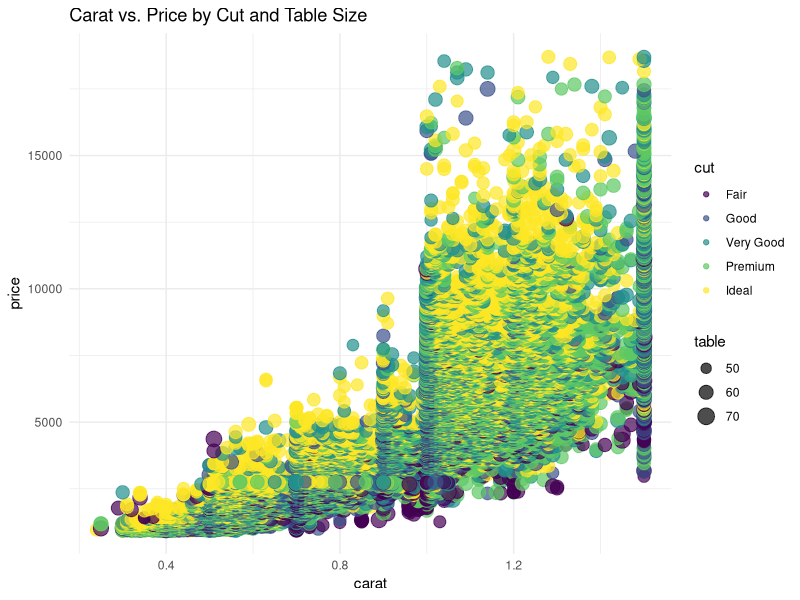
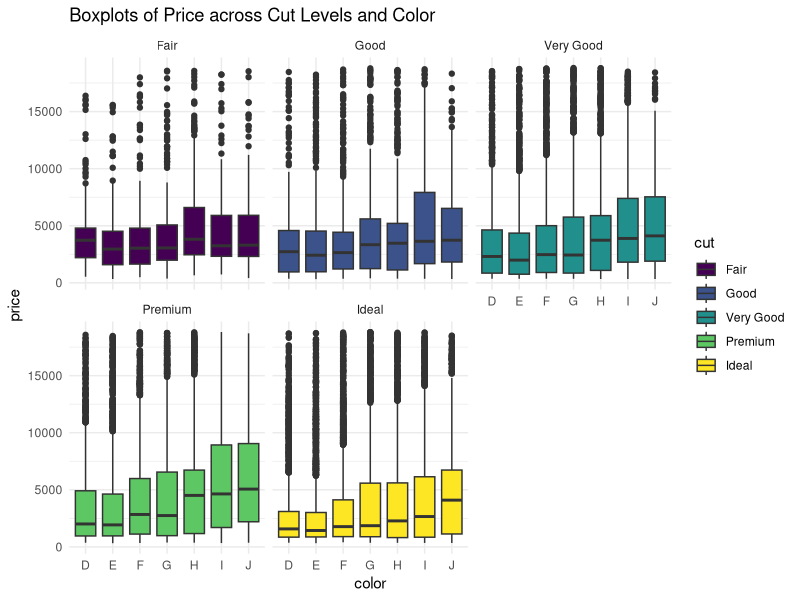
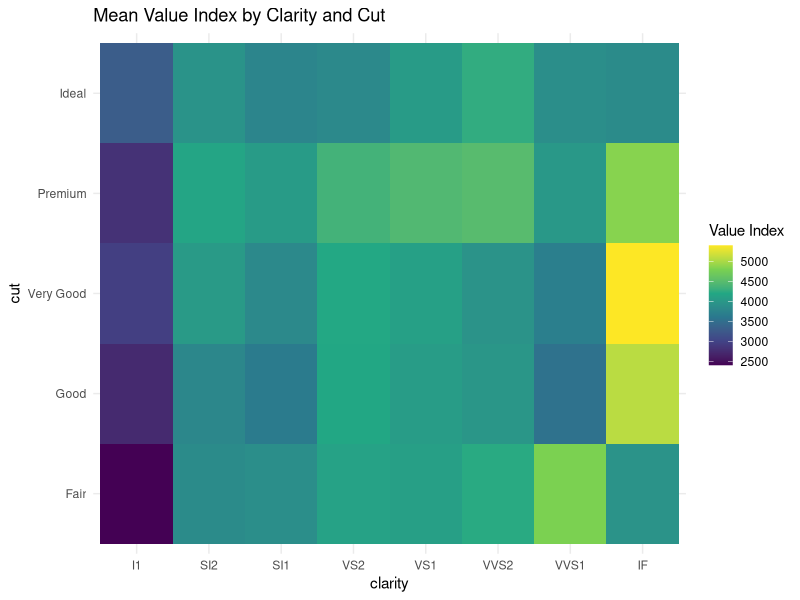

Generate these figures, in order, with R:
## ---- chunk 1
knitr::opts_chunk$set(echo = TRUE)
## ---- chunk 2
# Load necessary libraries

library(ggplot2)
library(dplyr)
library(tidyr)
library(patchwork) 

# Load diamonds data set
data("diamonds")
print(diamonds)
## ---- chunk 3
diamonds %>%
  group_by(cut) %>%
  summarize(
    avg_price = mean(price),
    avg_carat = mean(carat),
    avg_depth = mean(depth),
    avg_table = mean(table),
    .groups = "drop"
  )
## ---- chunk 4
price_25th <- quantile(diamonds$price, 0.25)
carat_90th <- quantile(diamonds$carat, 0.90)

diamonds_focused <- diamonds %>%
  filter(price > price_25th, carat < carat_90th)
diamonds_focused
## ---- chunk 5
diamonds_focused %>%
  group_by(color, clarity) %>%
  summarize(
    median_price = median(price),
    median_carat = median(carat),
    .groups = "drop"
  )
## ---- chunk 6
ggplot(diamonds_focused, aes(x = carat, y = price, color = cut, size = table)) +
  geom_point(alpha = 0.7) +
  scale_color_viridis_d() +
  labs(title = "Carat vs. Price by Cut and Table Size") +
  theme_minimal()
## ---- chunk 7
ggplot(diamonds, aes(x = color, y = price, fill = cut)) +
  geom_boxplot() +
  facet_wrap(~cut) +
  theme_minimal() +
  labs(title = "Boxplots of Price across Cut Levels and Color")
## ---- chunk 8
diamonds <- diamonds %>%
  mutate(value_index = price / carat)

## ---- chunk 9
mean_value_index <- diamonds %>%
  group_by(clarity, cut) %>%
  summarize(mean_value_index = mean(value_index), .groups = "drop")

ggplot(mean_value_index, aes(x = clarity, y = cut, fill = mean_value_index)) +
  geom_tile() +
  scale_fill_viridis_c() +
  labs(title = "Mean Value Index by Clarity and Cut", fill = "Value Index") +
  theme_minimal()
